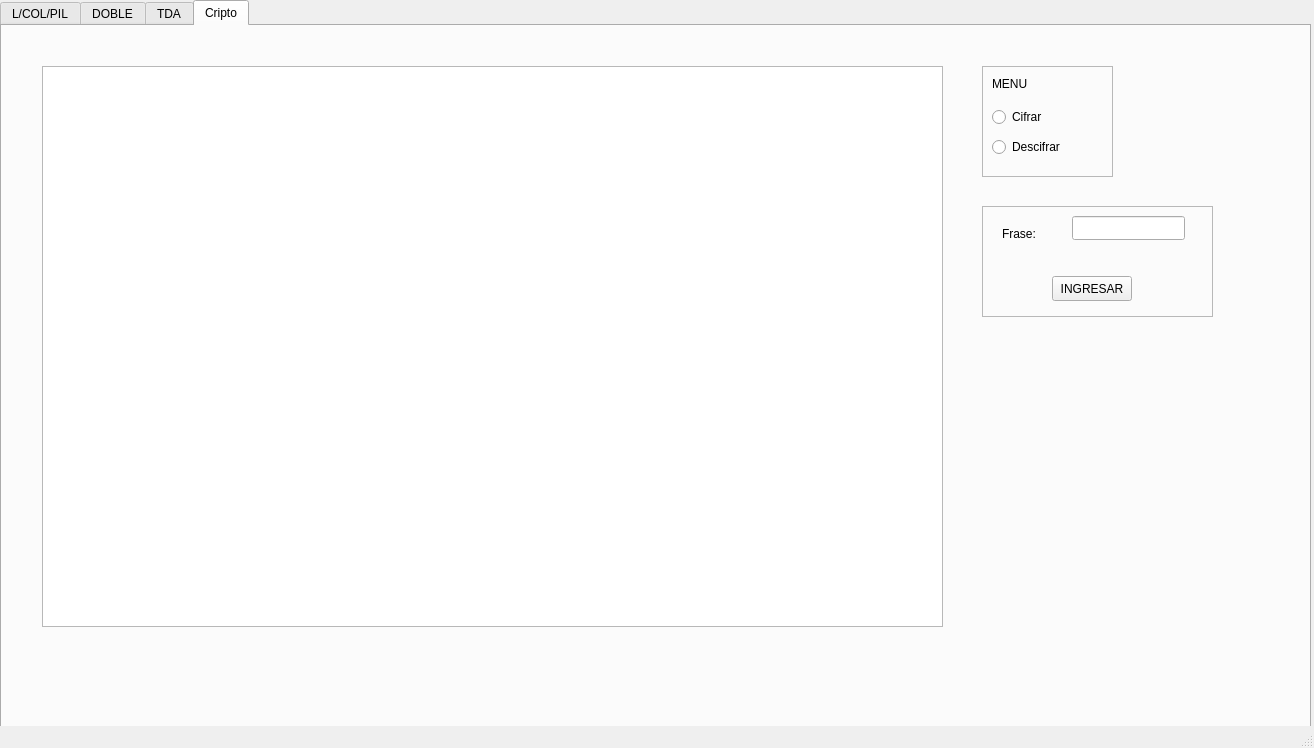
<?xml version="1.0" encoding="UTF-8"?>
<ui version="4.0">
 <class>cframe</class>
 <widget class="QMainWindow" name="cframe">
  <property name="geometry">
   <rect>
    <x>0</x>
    <y>0</y>
    <width>1314</width>
    <height>748</height>
   </rect>
  </property>
  <property name="windowTitle">
   <string>cframe</string>
  </property>
  <widget class="QWidget" name="centralwidget">
   <widget class="QTabWidget" name="tabWidget">
    <property name="enabled">
     <bool>true</bool>
    </property>
    <property name="geometry">
     <rect>
      <x>0</x>
      <y>0</y>
      <width>1311</width>
      <height>851</height>
     </rect>
    </property>
    <property name="currentIndex">
     <number>3</number>
    </property>
    <widget class="QWidget" name="tab">
     <attribute name="title">
      <string>L/COL/PIL</string>
     </attribute>
     <widget class="QTableWidget" name="tw_mostrarCola">
      <property name="geometry">
       <rect>
        <x>610</x>
        <y>50</y>
        <width>271</width>
        <height>501</height>
       </rect>
      </property>
     </widget>
     <widget class="QTableWidget" name="tw_mostrarPila">
      <property name="geometry">
       <rect>
        <x>340</x>
        <y>50</y>
        <width>271</width>
        <height>501</height>
       </rect>
      </property>
     </widget>
     <widget class="QRadioButton" name="rb_elimiar">
      <property name="geometry">
       <rect>
        <x>780</x>
        <y>-40</y>
        <width>221</width>
        <height>31</height>
       </rect>
      </property>
      <property name="text">
       <string>Eliminar final</string>
      </property>
     </widget>
     <widget class="QRadioButton" name="rb_delPenultimo">
      <property name="geometry">
       <rect>
        <x>1120</x>
        <y>210</y>
        <width>221</width>
        <height>31</height>
       </rect>
      </property>
      <property name="text">
       <string>Eliminar penultimo</string>
      </property>
     </widget>
     <widget class="QRadioButton" name="rb_delCrec">
      <property name="geometry">
       <rect>
        <x>1120</x>
        <y>240</y>
        <width>221</width>
        <height>31</height>
       </rect>
      </property>
      <property name="text">
       <string>Eliminar Creciente</string>
      </property>
     </widget>
     <widget class="QRadioButton" name="rb_delI">
      <property name="geometry">
       <rect>
        <x>1120</x>
        <y>90</y>
        <width>221</width>
        <height>31</height>
       </rect>
      </property>
      <property name="text">
       <string>Eliminar inicio</string>
      </property>
     </widget>
     <widget class="QTableWidget" name="tw_mostrar">
      <property name="geometry">
       <rect>
        <x>30</x>
        <y>50</y>
        <width>311</width>
        <height>501</height>
       </rect>
      </property>
     </widget>
     <widget class="QRadioButton" name="rb_in4ta">
      <property name="geometry">
       <rect>
        <x>930</x>
        <y>210</y>
        <width>201</width>
        <height>31</height>
       </rect>
      </property>
      <property name="text">
       <string>Insertar 4ta Pos</string>
      </property>
     </widget>
     <widget class="QRadioButton" name="rb_del2">
      <property name="geometry">
       <rect>
        <x>1120</x>
        <y>120</y>
        <width>221</width>
        <height>31</height>
       </rect>
      </property>
      <property name="text">
       <string>Eliminar 2da pos</string>
      </property>
     </widget>
     <widget class="QSpinBox" name="sp_pos">
      <property name="geometry">
       <rect>
        <x>1050</x>
        <y>270</y>
        <width>46</width>
        <height>25</height>
       </rect>
      </property>
      <property name="minimum">
       <number>1</number>
      </property>
      <property name="maximum">
       <number>20</number>
      </property>
     </widget>
     <widget class="QSpinBox" name="sp_del">
      <property name="geometry">
       <rect>
        <x>1230</x>
        <y>300</y>
        <width>46</width>
        <height>25</height>
       </rect>
      </property>
      <property name="minimum">
       <number>1</number>
      </property>
     </widget>
     <widget class="QRadioButton" name="rb_inCrec">
      <property name="geometry">
       <rect>
        <x>930</x>
        <y>300</y>
        <width>201</width>
        <height>31</height>
       </rect>
      </property>
      <property name="text">
       <string>Insertar Creciente</string>
      </property>
     </widget>
     <widget class="QRadioButton" name="rb_in3ra">
      <property name="geometry">
       <rect>
        <x>930</x>
        <y>180</y>
        <width>201</width>
        <height>31</height>
       </rect>
      </property>
      <property name="text">
       <string>Insertar 3ra Pos</string>
      </property>
     </widget>
     <widget class="QRadioButton" name="rb_delPos">
      <property name="geometry">
       <rect>
        <x>1120</x>
        <y>300</y>
        <width>221</width>
        <height>31</height>
       </rect>
      </property>
      <property name="text">
       <string>Eliminar Pos</string>
      </property>
     </widget>
     <widget class="QPushButton" name="btn_ingresar">
      <property name="geometry">
       <rect>
        <x>1050</x>
        <y>440</y>
        <width>101</width>
        <height>71</height>
       </rect>
      </property>
      <property name="text">
       <string>Proceder</string>
      </property>
     </widget>
     <widget class="QRadioButton" name="rb_delPila">
      <property name="geometry">
       <rect>
        <x>930</x>
        <y>400</y>
        <width>201</width>
        <height>31</height>
       </rect>
      </property>
      <property name="text">
       <string>Eliminar Pila</string>
      </property>
     </widget>
     <widget class="QRadioButton" name="rb_inicio">
      <property name="geometry">
       <rect>
        <x>930</x>
        <y>100</y>
        <width>151</width>
        <height>22</height>
       </rect>
      </property>
      <property name="text">
       <string>Insertar Inicio</string>
      </property>
     </widget>
     <widget class="QRadioButton" name="rb_delCola">
      <property name="geometry">
       <rect>
        <x>1120</x>
        <y>400</y>
        <width>201</width>
        <height>31</height>
       </rect>
      </property>
      <property name="text">
       <string>Eliminar Cola</string>
      </property>
     </widget>
     <widget class="QRadioButton" name="rb_delAnt">
      <property name="geometry">
       <rect>
        <x>1120</x>
        <y>180</y>
        <width>221</width>
        <height>31</height>
       </rect>
      </property>
      <property name="text">
       <string>Eliminar Antepenultimo</string>
      </property>
     </widget>
     <widget class="QRadioButton" name="rb_inPos">
      <property name="geometry">
       <rect>
        <x>930</x>
        <y>270</y>
        <width>131</width>
        <height>31</height>
       </rect>
      </property>
      <property name="text">
       <string>Insertar Posicion</string>
      </property>
     </widget>
     <widget class="QRadioButton" name="rb_inCola">
      <property name="geometry">
       <rect>
        <x>1120</x>
        <y>370</y>
        <width>201</width>
        <height>31</height>
       </rect>
      </property>
      <property name="text">
       <string>Insertar Cola</string>
      </property>
     </widget>
     <widget class="QRadioButton" name="rb_inFin">
      <property name="geometry">
       <rect>
        <x>930</x>
        <y>120</y>
        <width>201</width>
        <height>31</height>
       </rect>
      </property>
      <property name="text">
       <string>Insertar Final</string>
      </property>
     </widget>
     <widget class="QRadioButton" name="rb_ante">
      <property name="geometry">
       <rect>
        <x>550</x>
        <y>-40</y>
        <width>201</width>
        <height>31</height>
       </rect>
      </property>
      <property name="text">
       <string>Insertar Antepenultima</string>
      </property>
     </widget>
     <widget class="QRadioButton" name="rb_in4ta_2">
      <property name="geometry">
       <rect>
        <x>930</x>
        <y>240</y>
        <width>201</width>
        <height>31</height>
       </rect>
      </property>
      <property name="text">
       <string>Insertar Penultima</string>
      </property>
     </widget>
     <widget class="QRadioButton" name="rb_del3">
      <property name="geometry">
       <rect>
        <x>1120</x>
        <y>150</y>
        <width>221</width>
        <height>31</height>
       </rect>
      </property>
      <property name="text">
       <string>Eliminar 3ra pos</string>
      </property>
     </widget>
     <widget class="QRadioButton" name="rb_inPila">
      <property name="geometry">
       <rect>
        <x>930</x>
        <y>370</y>
        <width>201</width>
        <height>31</height>
       </rect>
      </property>
      <property name="text">
       <string>Insertar Pila</string>
      </property>
     </widget>
     <widget class="QRadioButton" name="rb_in2nd">
      <property name="geometry">
       <rect>
        <x>930</x>
        <y>150</y>
        <width>201</width>
        <height>31</height>
       </rect>
      </property>
      <property name="text">
       <string>Insertar 2da Pos</string>
      </property>
     </widget>
     <widget class="QRadioButton" name="rb_inCrec_2">
      <property name="geometry">
       <rect>
        <x>930</x>
        <y>330</y>
        <width>201</width>
        <height>31</height>
       </rect>
      </property>
      <property name="text">
       <string>Insertar Decreciente</string>
      </property>
     </widget>
     <widget class="QRadioButton" name="rb_delDec">
      <property name="geometry">
       <rect>
        <x>1120</x>
        <y>270</y>
        <width>221</width>
        <height>31</height>
       </rect>
      </property>
      <property name="text">
       <string>Eliminar Decreciente</string>
      </property>
     </widget>
     <widget class="QLineEdit" name="tbx_letra">
      <property name="geometry">
       <rect>
        <x>1010</x>
        <y>40</y>
        <width>113</width>
        <height>24</height>
       </rect>
      </property>
     </widget>
     <widget class="QLabel" name="lbl1">
      <property name="geometry">
       <rect>
        <x>1010</x>
        <y>0</y>
        <width>121</width>
        <height>41</height>
       </rect>
      </property>
      <property name="text">
       <string>INGRESE LETRA:</string>
      </property>
     </widget>
    </widget>
    <widget class="QWidget" name="tab_2">
     <attribute name="title">
      <string>DOBLE</string>
     </attribute>
     <widget class="QLabel" name="lbl1_2">
      <property name="geometry">
       <rect>
        <x>990</x>
        <y>20</y>
        <width>121</width>
        <height>41</height>
       </rect>
      </property>
      <property name="text">
       <string>INGRESE LETRA:</string>
      </property>
     </widget>
     <widget class="QLineEdit" name="tbx_textD">
      <property name="geometry">
       <rect>
        <x>980</x>
        <y>60</y>
        <width>113</width>
        <height>24</height>
       </rect>
      </property>
     </widget>
     <widget class="QRadioButton" name="rb_delfind">
      <property name="geometry">
       <rect>
        <x>980</x>
        <y>130</y>
        <width>97</width>
        <height>22</height>
       </rect>
      </property>
      <property name="text">
       <string>Eliminar final</string>
      </property>
     </widget>
     <widget class="QRadioButton" name="rb_inantd">
      <property name="geometry">
       <rect>
        <x>980</x>
        <y>180</y>
        <width>251</width>
        <height>22</height>
       </rect>
      </property>
      <property name="text">
       <string>Insertar </string>
      </property>
     </widget>
     <widget class="QPushButton" name="pb_doble">
      <property name="geometry">
       <rect>
        <x>980</x>
        <y>250</y>
        <width>151</width>
        <height>91</height>
       </rect>
      </property>
      <property name="text">
       <string>Porceder</string>
      </property>
     </widget>
     <widget class="QTableWidget" name="tw_doble">
      <property name="geometry">
       <rect>
        <x>60</x>
        <y>60</y>
        <width>521</width>
        <height>461</height>
       </rect>
      </property>
     </widget>
     <widget class="QSpinBox" name="sp">
      <property name="geometry">
       <rect>
        <x>1220</x>
        <y>240</y>
        <width>46</width>
        <height>25</height>
       </rect>
      </property>
     </widget>
    </widget>
    <widget class="QWidget" name="tab_3">
     <attribute name="title">
      <string>TDA</string>
     </attribute>
     <widget class="QTableWidget" name="TW_MOSTRAR">
      <property name="geometry">
       <rect>
        <x>20</x>
        <y>20</y>
        <width>921</width>
        <height>621</height>
       </rect>
      </property>
     </widget>
     <widget class="QGroupBox" name="GB_Menu">
      <property name="geometry">
       <rect>
        <x>980</x>
        <y>20</y>
        <width>120</width>
        <height>101</height>
       </rect>
      </property>
      <property name="title">
       <string>Menu</string>
      </property>
      <widget class="QRadioButton" name="RB_Lista">
       <property name="geometry">
        <rect>
         <x>0</x>
         <y>20</y>
         <width>96</width>
         <height>23</height>
        </rect>
       </property>
       <property name="text">
        <string>Lista</string>
       </property>
      </widget>
      <widget class="QRadioButton" name="RB_Pila">
       <property name="geometry">
        <rect>
         <x>0</x>
         <y>40</y>
         <width>96</width>
         <height>23</height>
        </rect>
       </property>
       <property name="text">
        <string>Pila</string>
       </property>
      </widget>
      <widget class="QRadioButton" name="RB_Cola">
       <property name="geometry">
        <rect>
         <x>0</x>
         <y>60</y>
         <width>96</width>
         <height>23</height>
        </rect>
       </property>
       <property name="text">
        <string>Cola</string>
       </property>
      </widget>
      <widget class="QRadioButton" name="RB_Arbol">
       <property name="geometry">
        <rect>
         <x>0</x>
         <y>80</y>
         <width>96</width>
         <height>23</height>
        </rect>
       </property>
       <property name="text">
        <string>Árbol</string>
       </property>
      </widget>
     </widget>
     <widget class="QGroupBox" name="GB_Sub_Menu">
      <property name="geometry">
       <rect>
        <x>1140</x>
        <y>30</y>
        <width>120</width>
        <height>80</height>
       </rect>
      </property>
      <property name="title">
       <string>Sub_Menu</string>
      </property>
      <widget class="QRadioButton" name="RB_Simple">
       <property name="geometry">
        <rect>
         <x>0</x>
         <y>20</y>
         <width>96</width>
         <height>23</height>
        </rect>
       </property>
       <property name="text">
        <string>Simple</string>
       </property>
      </widget>
      <widget class="QRadioButton" name="RB_Doble">
       <property name="geometry">
        <rect>
         <x>0</x>
         <y>40</y>
         <width>96</width>
         <height>23</height>
        </rect>
       </property>
       <property name="text">
        <string>Doble</string>
       </property>
      </widget>
     </widget>
     <widget class="QLineEdit" name="TB_Letra">
      <property name="geometry">
       <rect>
        <x>1080</x>
        <y>260</y>
        <width>113</width>
        <height>25</height>
       </rect>
      </property>
     </widget>
     <widget class="QPushButton" name="Btn_Aceptar">
      <property name="geometry">
       <rect>
        <x>1100</x>
        <y>310</y>
        <width>81</width>
        <height>41</height>
       </rect>
      </property>
      <property name="text">
       <string>INGRESAR</string>
      </property>
     </widget>
     <widget class="QLabel" name="Lbl_Letra">
      <property name="geometry">
       <rect>
        <x>1010</x>
        <y>260</y>
        <width>54</width>
        <height>17</height>
       </rect>
      </property>
      <property name="text">
       <string>Letra:</string>
      </property>
     </widget>
     <widget class="QComboBox" name="CB_ORDEN">
      <property name="geometry">
       <rect>
        <x>1150</x>
        <y>150</y>
        <width>81</width>
        <height>24</height>
       </rect>
      </property>
      <item>
       <property name="text">
        <string>PUSH</string>
       </property>
      </item>
      <item>
       <property name="text">
        <string>POP</string>
       </property>
      </item>
     </widget>
    </widget>
    <widget class="QWidget" name="tab_4">
     <attribute name="title">
      <string>Cripto</string>
     </attribute>
     <widget class="QFrame" name="frameC1">
      <property name="geometry">
       <rect>
        <x>980</x>
        <y>40</y>
        <width>131</width>
        <height>111</height>
       </rect>
      </property>
      <property name="frameShape">
       <enum>QFrame::StyledPanel</enum>
      </property>
      <property name="frameShadow">
       <enum>QFrame::Raised</enum>
      </property>
      <widget class="QRadioButton" name="rb_cifrar">
       <property name="geometry">
        <rect>
         <x>10</x>
         <y>40</y>
         <width>97</width>
         <height>22</height>
        </rect>
       </property>
       <property name="text">
        <string>Cifrar</string>
       </property>
      </widget>
      <widget class="QRadioButton" name="rb_descifrar">
       <property name="geometry">
        <rect>
         <x>10</x>
         <y>70</y>
         <width>97</width>
         <height>22</height>
        </rect>
       </property>
       <property name="text">
        <string>Descifrar</string>
       </property>
      </widget>
      <widget class="QLabel" name="label">
       <property name="geometry">
        <rect>
         <x>10</x>
         <y>10</y>
         <width>55</width>
         <height>16</height>
        </rect>
       </property>
       <property name="text">
        <string>MENU</string>
       </property>
      </widget>
     </widget>
     <widget class="QFrame" name="frameC2">
      <property name="geometry">
       <rect>
        <x>980</x>
        <y>180</y>
        <width>231</width>
        <height>111</height>
       </rect>
      </property>
      <property name="frameShape">
       <enum>QFrame::StyledPanel</enum>
      </property>
      <property name="frameShadow">
       <enum>QFrame::Raised</enum>
      </property>
      <widget class="QLabel" name="label_2">
       <property name="geometry">
        <rect>
         <x>20</x>
         <y>20</y>
         <width>55</width>
         <height>16</height>
        </rect>
       </property>
       <property name="text">
        <string>Frase:</string>
       </property>
      </widget>
      <widget class="QLineEdit" name="le_frase">
       <property name="geometry">
        <rect>
         <x>90</x>
         <y>10</y>
         <width>113</width>
         <height>24</height>
        </rect>
       </property>
      </widget>
      <widget class="QPushButton" name="pushButton">
       <property name="geometry">
        <rect>
         <x>70</x>
         <y>70</y>
         <width>80</width>
         <height>25</height>
        </rect>
       </property>
       <property name="text">
        <string>INGRESAR</string>
       </property>
      </widget>
     </widget>
     <widget class="QTableWidget" name="tableWidget">
      <property name="geometry">
       <rect>
        <x>40</x>
        <y>40</y>
        <width>901</width>
        <height>561</height>
       </rect>
      </property>
     </widget>
    </widget>
   </widget>
  </widget>
  <widget class="QMenuBar" name="menubar">
   <property name="geometry">
    <rect>
     <x>0</x>
     <y>0</y>
     <width>1314</width>
     <height>25</height>
    </rect>
   </property>
  </widget>
  <widget class="QStatusBar" name="statusbar"/>
 </widget>
 <resources/>
 <connections/>
</ui>
